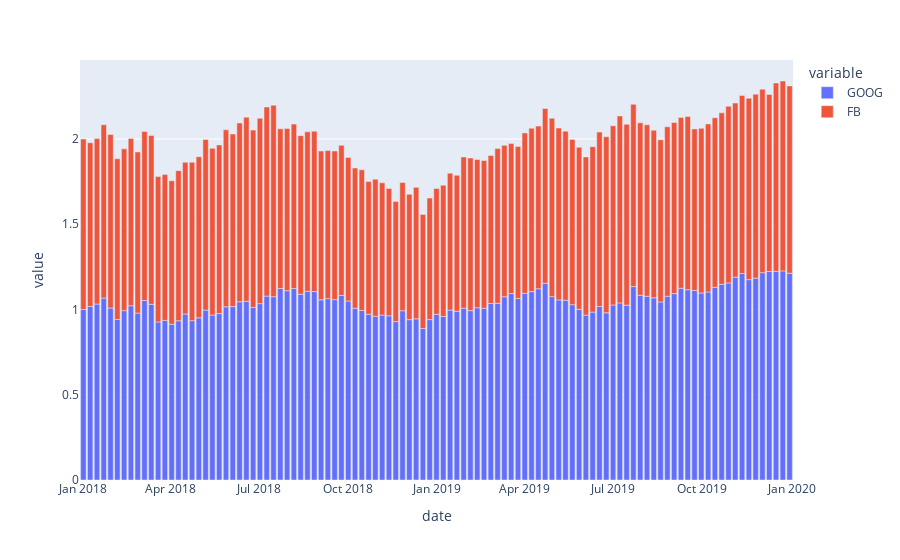

Notebook code cell kept with this figure:
### Code cell
px.bar(stock_df, x = 'date' , y = ['GOOG',"FB"])
